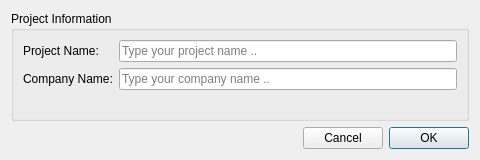
<?xml version="1.0" encoding="UTF-8"?>
<ui version="4.0">
 <class>DialogAdd</class>
 <widget class="QDialog" name="DialogAdd">
  <property name="geometry">
   <rect>
    <x>0</x>
    <y>0</y>
    <width>480</width>
    <height>160</height>
   </rect>
  </property>
  <property name="windowTitle">
   <string>Add Project</string>
  </property>
  <layout class="QGridLayout" name="gridLayout">
   <item row="1" column="2">
    <widget class="QPushButton" name="pushButton_OK">
     <property name="text">
      <string>OK</string>
     </property>
    </widget>
   </item>
   <item row="1" column="1">
    <widget class="QPushButton" name="pushButton_Cancel">
     <property name="text">
      <string>Cancel</string>
     </property>
    </widget>
   </item>
   <item row="1" column="0">
    <spacer name="horizontalSpacer">
     <property name="orientation">
      <enum>Qt::Horizontal</enum>
     </property>
     <property name="sizeHint" stdset="0">
      <size>
       <width>40</width>
       <height>20</height>
      </size>
     </property>
    </spacer>
   </item>
   <item row="0" column="0" colspan="3">
    <widget class="QGroupBox" name="groupBox">
     <property name="title">
      <string>Project Information</string>
     </property>
     <layout class="QFormLayout" name="formLayout_e">
      <item row="0" column="0">
       <widget class="QLabel" name="label_e">
        <property name="text">
         <string>Project Name:</string>
        </property>
       </widget>
      </item>
      <item row="0" column="1">
       <widget class="QLineEdit" name="lineEdit_ProjectName">
        <property name="placeholderText">
         <string>Type your project name ..</string>
        </property>
       </widget>
      </item>
      <item row="1" column="0">
       <widget class="QLabel" name="label_e_2">
        <property name="text">
         <string>Company Name:</string>
        </property>
       </widget>
      </item>
      <item row="1" column="1">
       <widget class="QLineEdit" name="lineEdit_CompanyName">
        <property name="placeholderText">
         <string>Type your company name ..</string>
        </property>
       </widget>
      </item>
     </layout>
    </widget>
   </item>
  </layout>
 </widget>
 <tabstops>
  <tabstop>lineEdit_ProjectName</tabstop>
  <tabstop>lineEdit_CompanyName</tabstop>
  <tabstop>pushButton_Cancel</tabstop>
  <tabstop>pushButton_OK</tabstop>
 </tabstops>
 <resources/>
 <connections/>
</ui>
